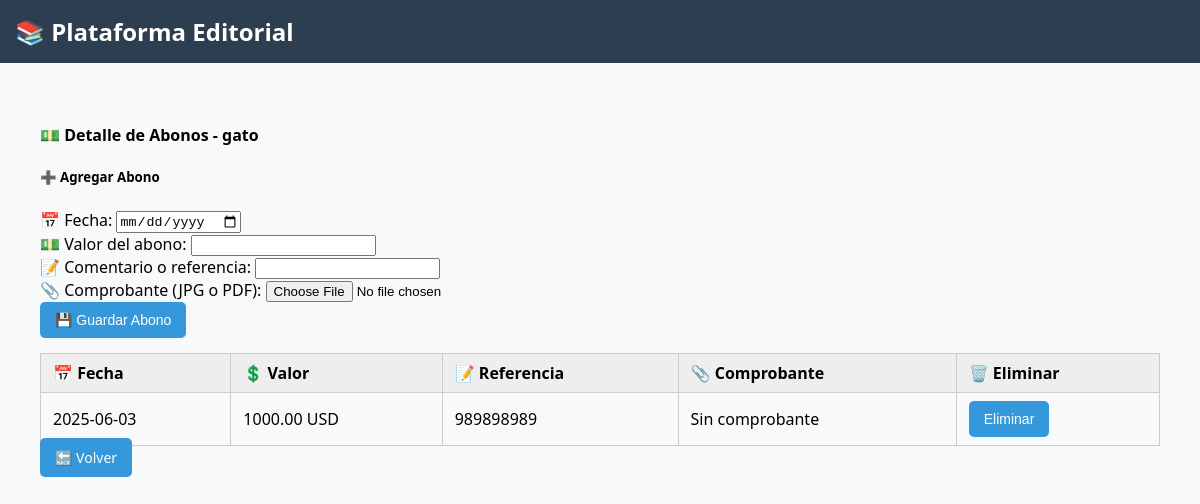
/cliente/2/abonos, run on the app's committed database.
### tables this page shows
CREATE TABLE clientes (
            id INTEGER PRIMARY KEY AUTOINCREMENT,
            nombre TEXT,
            foto TEXT
        );

CREATE TABLE abonos (
            id INTEGER PRIMARY KEY AUTOINCREMENT,
            cliente_id INTEGER,
            monto REAL,
            fecha TEXT,
            comentario TEXT, comprobante TEXT,
            FOREIGN KEY (cliente_id) REFERENCES clientes(id)
        );

### app.py (the view)
@app.route('/cliente/<int:cliente_id>/abonos')
def ver_abonos(cliente_id):
    cliente = obtener_cliente(cliente_id)
    abonos = obtener_abonos(cliente_id)
    return render_template('ver_abonos.html', cliente=cliente, abonos=abonos)

### app.py (called while the page is built)
def obtener_cliente(cliente_id):
    conn = sqlite3.connect(DATABASE)
    c = conn.cursor()
    c.execute("SELECT * FROM clientes WHERE id = ?", (cliente_id,))
    cliente = c.fetchone()
    conn.close()
    return cliente

def obtener_abonos(cliente_id):
    conn = sqlite3.connect(DATABASE)
    c = conn.cursor()
    c.execute("SELECT * FROM abonos WHERE cliente_id = ?", (cliente_id,))
    abonos = c.fetchall()
    conn.close()
    return abonos

### templates/ver_abonos.html
{% extends 'base.html' %}
{% block content %}
<div class="container mt-4">
    <h4>💵 Detalle de Abonos - {{ cliente[1] }}</h4>
    <form method="POST" action="{{ url_for('agregar_abono', cliente_id=cliente[0]) }}" enctype="multipart/form-data" class="mb-4 border p-3 rounded">
        <h5>➕ Agregar Abono</h5>
        <div class="mb-2">
            <label for="fecha">📅 Fecha:</label>
            <input type="date" name="fecha" class="form-control" required>
        </div>
        <div class="mb-2">
            <label for="valor">💵 Valor del abono:</label>
            <input type="number" name="valor" class="form-control" step="0.01" required>
        </div>
        <div class="mb-2">
            <label for="referencia">📝 Comentario o referencia:</label>
            <input type="text" name="referencia" class="form-control">
        </div>
        <div class="mb-2">
            <label for="comprobante">📎 Comprobante (JPG o PDF):</label>
            <input type="file" name="comprobante" class="form-control" accept=".jpg,.jpeg,.png,.pdf">
        </div>
        <button type="submit" class="btn btn-success">💾 Guardar Abono</button>
    </form>
    <table class="table table-bordered mt-3">
        <thead class="table-light">
            <tr>
                <th>📅 Fecha</th>
                <th>💲 Valor</th>
                <th>📝 Referencia</th>
                <th>📎 Comprobante</th>
                <th>🗑️ Eliminar</th>
            </tr>
        </thead>
        <tbody>
            {% for abono in abonos %}
            <tr>
                <td>{{ abono[3] }}</td>
                <td>{{ "%.2f"|format(abono[2]) }} USD</td>
                <td>{{ abono[4] }}</td>
                <td class="text-center">
                    {% if abono[5] %}
                        <a href="{{ url_for('static', filename='comprobantes/' ~ abono[5]) }}" target="_blank">Ver</a>
                        <form method="POST" action="{{ url_for('eliminar_comprobante', cliente_id=cliente[0], abono_id=abono[0]) }}" style="display:inline;" onsubmit="return confirm('¿Eliminar comprobante?')">
                            <button type="submit" class="btn btn-sm btn-outline-danger ms-2">🗑️</button>
                        </form>
                    {% else %}
                        <span class="text-muted">Sin comprobante</span>
                    {% endif %}
                </td>
                <td class="text-center">
                    <form method="POST" action="{{ url_for('eliminar_abono', cliente_id=cliente[0], abono_id=abono[0]) }}" onsubmit="return confirm('¿Eliminar este abono completamente?')">
                        <button type="submit" class="btn btn-sm btn-danger">Eliminar</button>
                    </form>
                </td>
            </tr>
            {% endfor %}
        </tbody>
    </table>
    <a href="{{ url_for('ver_cliente', cliente_id=cliente[0]) }}" class="btn btn-secondary">🔙 Volver</a>
</div>
{% endblock %}

### templates/base.html (style rules this page uses)
body { font-family: 'Segoe UI', sans-serif; margin: 0; background: #f8f9fa; }
.btn { background-color: #3498db; padding: 10px 15px; border: none; border-radius: 5px; color: white; text-decoration: none; font-size: 14px; cursor: pointer; }
.container { padding: 20px; }
.table { width: 100%; border-collapse: collapse; margin-top: 15px; }
.table th, .table td { border: 1px solid #ccc; padding: 8px 12px; }
.table th { background-color: #eee; text-align: left; }

### data on the page
clientes: nombre "gato"
abonos: fecha "2025-06-03", monto "1000.00", comentario "989898989"
